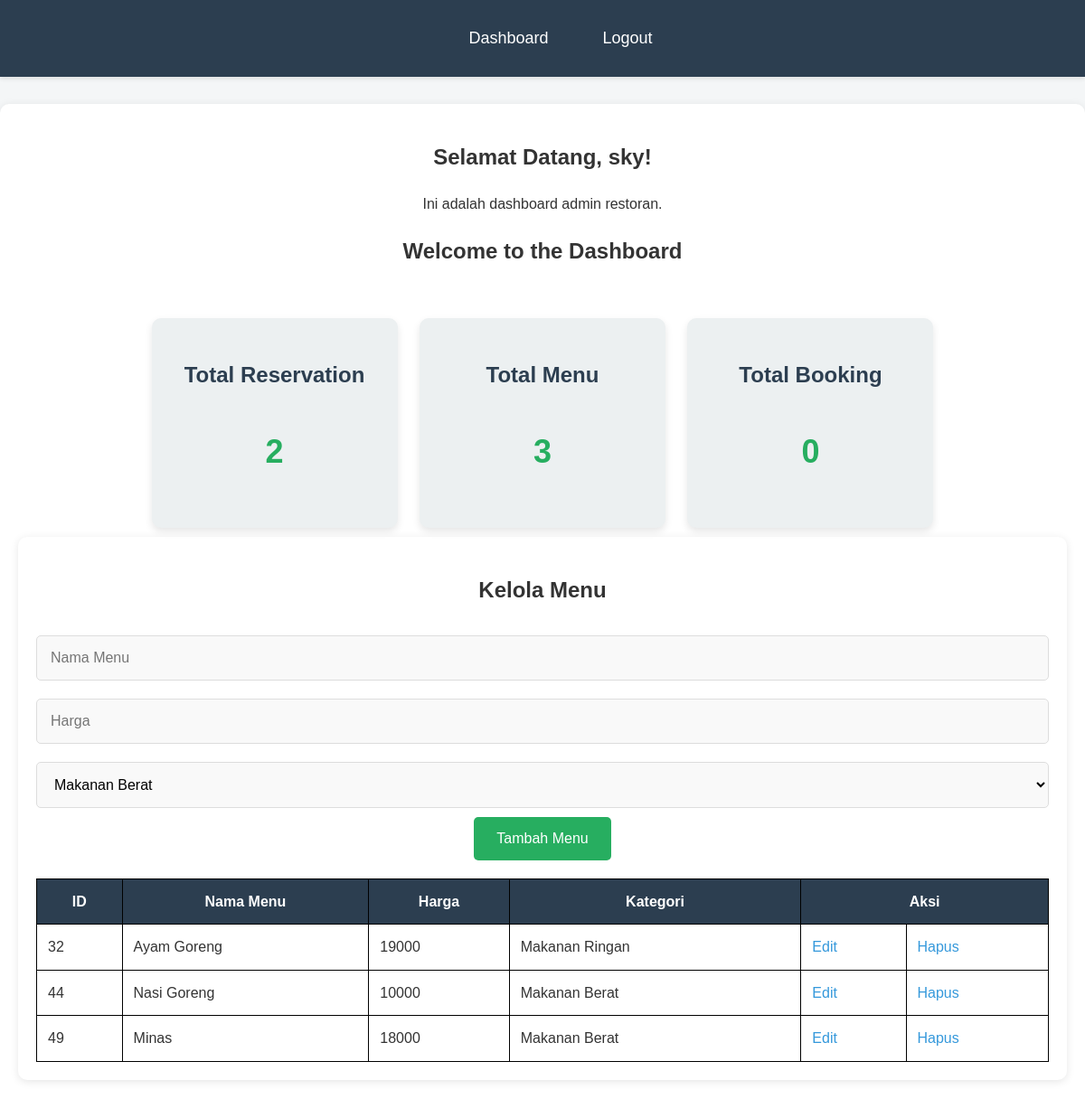
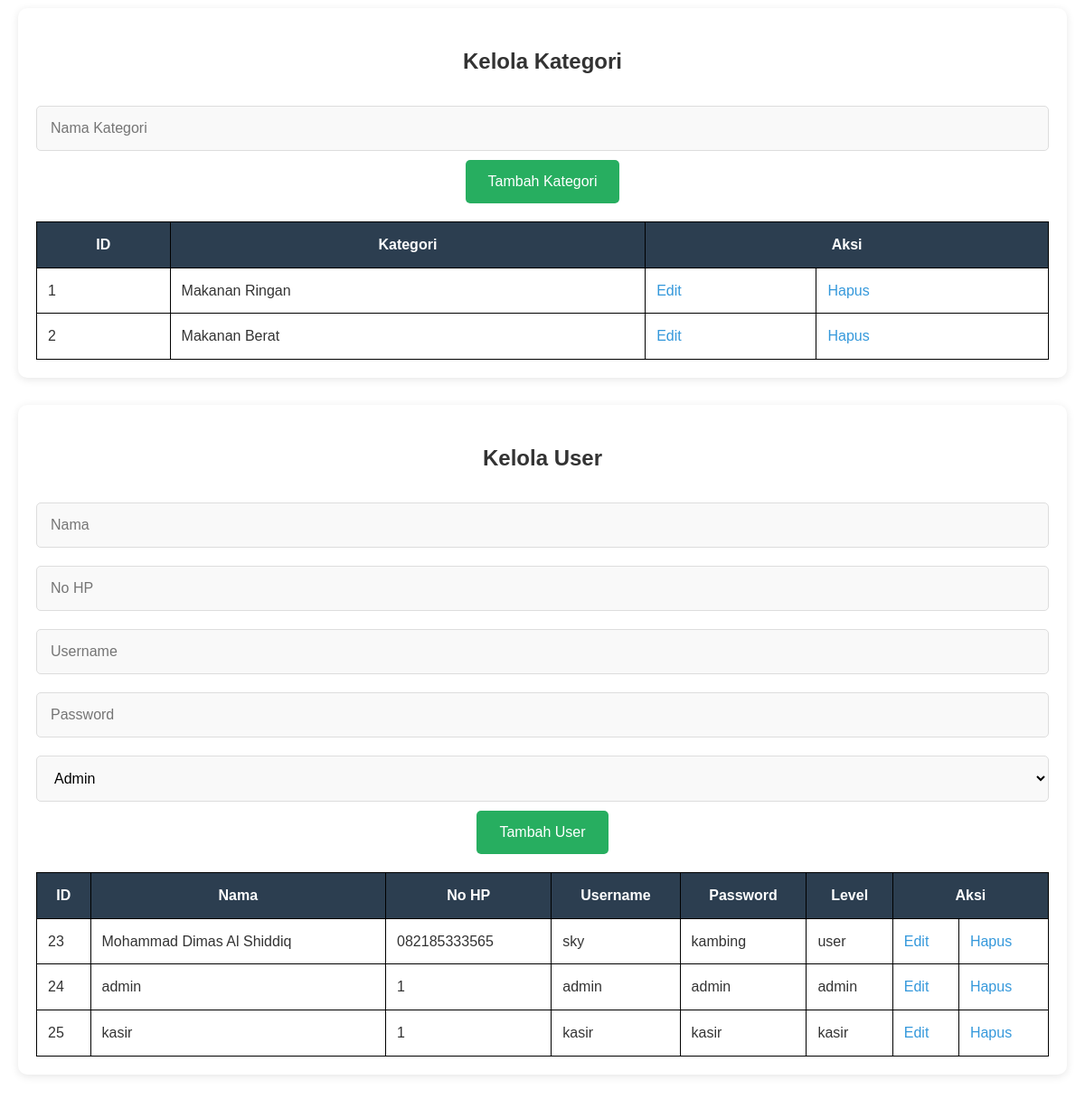
Screenshot of /dashboard.php (signed in) with the database file from the repository (2 pictures, top to bottom).
### tables this page shows
CREATE TABLE `tb_menu` (
  `kd_menu` int(11) NOT NULL,
  `menu` varchar(100) NOT NULL,
  `jenis` varchar(20) NOT NULL,
  `harga` int(11) NOT NULL,
  `status` varchar(15) NOT NULL,
  `foto` varchar(100) NOT NULL,
  `kd_kategori` int(11) NOT NULL
);

CREATE TABLE `tb_kategori` (
  `kd_kategori` int(11) NOT NULL,
  `kategori` varchar(15) NOT NULL
);

CREATE TABLE `tb_user` (
  `kd_user` int(11) NOT NULL,
  `nama` varchar(50) NOT NULL,
  `no_hp` varchar(15) NOT NULL,
  `username` varchar(50) NOT NULL,
  `password` varchar(50) NOT NULL,
  `level` varchar(10) NOT NULL
);

### dashboard.php (the view, shortened to what this page needs)
<?php
include 'config/koneksi.php';
?>
<!DOCTYPE html>
<html lang="id">
<head>
</head>
<body>
<nav>
    <ul>
        <li><a href="dashboard.php">Dashboard</a></li>
        <li><a href="logout.php" onclick="return confirm('Yakin logout?')">Logout</a></li>
    </ul>
</nav>
<div id="dashboard" class="box">
    <h2>Selamat Datang, <?php echo htmlspecialchars($_SESSION['username']); ?>!</h2>
    <p>Ini adalah dashboard admin restoran.</p>
    <?php
    $total_pesanan = mysqli_fetch_assoc(mysqli_query($conn, "SELECT COUNT(*) as total FROM tb_pesanan"))['total'];
    $total_reservasi = mysqli_fetch_assoc(mysqli_query($conn, "SELECT COUNT(*) as total FROM tb_reservation"))['total'];
    $total_menu = mysqli_fetch_assoc(mysqli_query($conn, "SELECT COUNT(*) as total FROM tb_menu"))['total'];
    ?>
    <div class="box1">
        <h2>Welcome to the Dashboard</h2>
        <br>
        <div class="card">
            <h3>Total Reservation</h3>
            <p><?php echo $total_reservasi; ?></p>
        </div>
        <div class="card">
            <h3>Total Menu</h3>
            <p><?php echo $total_menu; ?></p>
        </div>
        <div class="card">
            <h3>Total Booking</h3>
            <p><?php echo $total_pesanan; ?></p>
        </div>
    </div>
    <div id="menu" class="box">
        <h2>Kelola Menu</h2>
        <form method="post">
            <input type="text" name="nama_menu" placeholder="Nama Menu" required value="<?php echo @$edit_menu['nama_menu']; ?>">
            <input type="text" name="harga" placeholder="Harga" required value="<?php echo @$edit_menu['harga']; ?>">
            <select name="kategori" required>
                <?php
                $kat = mysqli_query($conn, "SELECT * FROM tb_kategori");
                while ($k = mysqli_fetch_array($kat)) {
                    $sel = @$edit_menu['id_kategori'] == $k['id_kategori'] ? 'selected' : '';
                    echo "<option value='$k[id_kategori]' $sel>$k[kategori]</option>";
                }
                ?>
            </select><br>
            <?php if (isset($_GET['edit_menu'])) { ?>
                <input type="submit" name="update_menu" value="Update Menu">
            <?php } else { ?>
                <input type="submit" name="simpan_menu" value="Tambah Menu">
            <?php } ?>
        </form>
        <table>
            <tr><th>ID</th><th>Nama Menu</th><th>Harga</th><th>Kategori</th><th colspan="2">Aksi</th></tr>
            <?php
            $menu = mysqli_query($conn, "SELECT tb_menu.*, tb_kategori.kategori FROM tb_menu LEFT JOIN tb_kategori ON tb_menu.kd_kategori = tb_kategori.kd_kategori");
            while ($m = mysqli_fetch_array($menu)) { ?>
            <tr>
                <td><?php echo $m['kd_menu']; ?></td>
                <td><?php echo $m['menu']; ?></td>
                <td><?php echo $m['harga']; ?></td>
                <td><?php echo $m['kategori']; ?></td>
                <td><a href="dashboard.php?edit_menu&id=<?php echo $m['kd_menu']; ?>#menu">Edit</a></td>
                <td><a onclick="return confirm('Yakin?')" href="dashboard.php?hapus_menu&id=<?php echo $m['kd_menu']; ?>#menu">Hapus</a></td>
            </tr>
            <?php } ?>
        </table>
    </div>
    <div id="kategori" class="box">
        <h2>Kelola Kategori</h2>
        <form method="post">
            <input type="text" name="kategori" placeholder="Nama Kategori" required value="<?php echo @$edit_kategori['kategori']; ?>"><br>
            <?php if (isset($_GET['edit_kategori'])) { ?>
                <input type="submit" name="update_kategori" value="Update Kategori">
            <?php } else { ?>
                <input type="submit" name="simpan_kategori" value="Tambah Kategori">
            <?php } ?>
        </form>
        <table>
            <tr><th>ID</th><th>Kategori</th><th colspan="2">Aksi</th></tr>
            <?php
            $kategori = mysqli_query($conn, "SELECT * FROM tb_kategori");
            while ($k = mysqli_fetch_array($kategori)) { ?>
            <tr>
                <td><?php echo $k['kd_kategori']; ?></td>
                <td><?php echo $k['kategori']; ?></td>
                <td><a href="dashboard.php?edit_kategori&id=<?php echo $k['kd_kategori']; ?>#kategori">Edit</a></td>
                <td><a onclick="return confirm('Yakin?')" href="dashboard.php?hapus_kategori&id=<?php echo $k['kd_kategori']; ?>#kategori">Hapus</a></td>
            </tr>
            <?php } ?>
        </table>
    </div>
    <div id="user" class="box">
        <h2>Kelola User</h2>
        <form method="post">
            <input type="text" name="nama" placeholder="Nama" required value="<?php echo @$edit_user['nama']; ?>">
            <input type="text" name="nohp" placeholder="No HP" required value="<?php echo @$edit_user['no_hp']; ?>">
            <input type="text" name="username" placeholder="Username" required value="<?php echo @$edit_user['username']; ?>">
            <input type="text" name="password" placeholder="Password" required value="<?php echo @$edit_user['password']; ?>">
            <select name="level" required>
                <option value="admin" <?php if(@$edit_user['level']=='admin') echo 'selected'; ?>>Admin</option>
            </select><br>
            <?php if (isset($_GET['edit_user'])) { ?>
                <input type="submit" name="update_user" value="Update User">
            <?php } else { ?>
                <input type="submit" name="simpan_user" value="Tambah User">
            <?php } ?>
        </form>
        <table>
            <tr><th>ID</th><th>Nama</th><th>No HP</th><th>Username</th><th>Password</th><th>Level</th><th colspan="2">Aksi</th></tr>
            <?php
            $user = mysqli_query($conn, "SELECT * FROM tb_user");
            while ($u = mysqli_fetch_array($user)) { ?>
            <tr>
                <td><?php echo $u['kd_user']; ?></td>
                <td><?php echo $u['nama']; ?></td>
                <td><?php echo $u['no_hp']; ?></td>
                <td><?php echo $u['username']; ?></td>
                <td><?php echo $u['password']; ?></td>
                <td><?php echo $u['level']; ?></td>
                <td><a href="dashboard.php?edit_user&id=<?php echo $u['kd_user']; ?>#user">Edit</a></td>
                <td><a onclick="return confirm('Yakin?')" href="dashboard.php?hapus_user&id=<?php echo $u['kd_user']; ?>#user">Hapus</a></td>
            </tr>
            <?php } ?>
        </table>
    </div>
</div>
</body>
</html>

### dashboard.php (style rules this page uses)
body { font-family: 'Arial', sans-serif; background-color: #f4f6f7; color: #333; line-height: 1.6; margin: 0; padding: 0; }
nav { background-color: #2c3e50; padding: 10px 0; color: white; font-size: 18px; box-shadow: 0 2px 5px rgba(0, 0, 0, 0.1); }
nav ul { display: flex; justify-content: center; list-style: none; }
nav ul li { margin: 0 20px; }
nav ul li a { color: white; font-weight: 500; padding: 5px 10px; transition: background-color 0.3s; }
#dashboard { max-width: 1200px; margin: 30px auto; padding: 20px; }
.box { background-color: #fff; padding: 20px; border-radius: 10px; box-shadow: 0 2px 10px rgba(0, 0, 0, 0.1); margin-bottom: 30px; text-align: center; }
.box1 { display: block; text-align: center; }
.card { background-color: #ecf0f1; padding: 20px; border-radius: 10px; margin: 10px; width: 20%; text-align: center; justify-content: flex; box-shadow: 0 4px 8px rgba(0, 0, 0, 0.1); transition: transform 0.3s, box-shadow 0.3s; display: inline-block; }
.card h3 { font-size: 24px; color: #2c3e50; }
.card p { font-size: 36px; color: #27ae60; font-weight: bold; }
input[type="text"], input[type="password"], select { width: 100%; padding: 15px; margin: 10px 0; border-radius: 5px; border: 1px solid #ddd; background-color: #f9f9f9; font-size: 16px; box-sizing: border-box; }
input[type="submit"] { background-color: #27ae60; color: white; padding: 15px 25px; border-radius: 5px; font-size: 16px; border: none; cursor: pointer; transition: background-color 0.3s; }
select { background-color: #f9f9f9; border: 1px solid #ddd; }
table { width: 100%; border-collapse: collapse; margin-top: 20px; }
h2, p { text-align: center; }
th, td { padding: 12px; text-align: left; border: 1px solid black; }
th { background-color: #2c3e50; color: white; text-align: center; }
a { color: #3498db; text-decoration: none; font-weight: 500; }

### rows the page displays
tb_menu: kd_menu "32", menu "Ayam Goreng", harga "19000", kd_kategori.kategori "Makanan Ringan"
tb_menu: kd_menu "44", menu "Nasi Goreng", harga "10000", kd_kategori.kategori "Makanan Berat"
tb_menu: kd_menu "49", menu "Minas", harga "18000", kd_kategori.kategori "Makanan Berat"
tb_kategori: kd_kategori "1", kategori "Makanan Ringan"
tb_kategori: kd_kategori "2", kategori "Makanan Berat"
tb_user: kd_user "23", nama "Mohammad Dimas Al Shiddiq", no_hp "082185333565", username "sky", password "kambing", level "user"
tb_user: kd_user "24", nama "admin", no_hp "1", username "admin", password "admin", level "admin"
tb_user: kd_user "25", nama "kasir", no_hp "1", username "kasir", password "kasir", level "kasir"

### other values shown
$_SESSION['username'] "sky"
$total_reservasi "2"
$total_menu "3"
$total_pesanan "0"
form field kategori "Makanan Berat"
